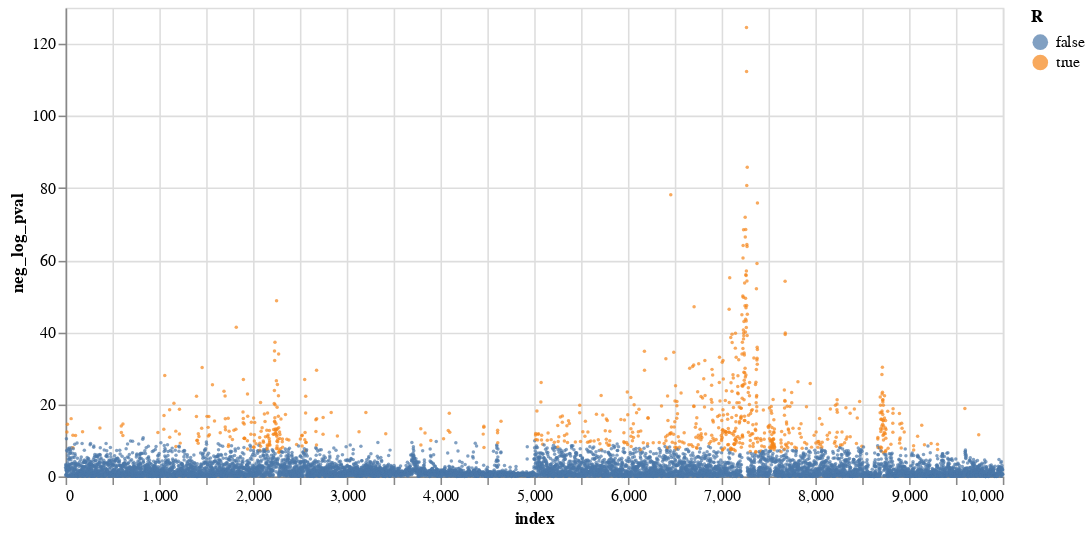

Notebook code cell kept with this figure:
### Markdown cell above
Here are the same p-values as before, but updated to include associations with the second direction. We can see that we make many more discoveries in this second direction (index starting after 5000). This makes sense, since in the UMAP the cells mainly seem to vary along the x-axis direction. We might expect real biological variation along that direction.

### Code cell
ctl.plot_pval_sequence(online_result_updated)

### Figure 1 — Vega specification as saved in the notebook (floating-point values rounded to 4 significant figures; data arrays with more than 128 entries replaced by an {"elided": "..."} marker saying what was removed)
{"$schema": "https://vega.github.io/schema/vega/v5.json", "data": [{"name": "source_0", "values": {"elided": "10000 records"}}, {"name": "source_0_x_domain_index", "values": [{"min": 0, "max": 9999}]}, {"name": "source_0_y_domain_neg_log_pval", "values": [{"min": 0.0001227, "max": 124.6}]}, {"name": "source_0_color_domain_R", "values": [{"R": false}, {"R": true}]}], "marks": [{"type": "symbol", "name": "marks", "from": {"data": "source_0"}, "encode": {"update": {"y": {"field": "neg_log_pval", "scale": "y"}, "x": {"field": "index", "scale": "x"}, "opacity": {"value": 0.7}, "size": {"value": 5}, "fill": {"field": "R", "scale": "color"}, "shape": {"value": "circle"}}}, "style": ["circle"]}], "scales": [{"name": "x", "type": "linear", "domain": [{"signal": "(data(\"source_0_x_domain_index\")[0] || {}).min"}, {"signal": "(data(\"source_0_x_domain_index\")[0] || {}).max"}], "range": [0, {"signal": "width"}], "zero": true, "nice": true}, {"name": "y", "type": "linear", "domain": [{"signal": "(data(\"source_0_y_domain_neg_log_pval\")[0] || {}).min"}, {"signal": "(data(\"source_0_y_domain_neg_log_pval\")[0] || {}).max"}], "range": [{"signal": "height"}, 0], "nice": true, "zero": true}, {"name": "color", "type": "ordinal", "domain": {"data": "source_0_color_domain_R", "field": "R", "sort": true}, "range": "category"}], "axes": [{"scale": "x", "zindex": 0, "tickCount": {"signal": "ceil(width/40)"}, "maxExtent": 0, "minExtent": 0, "ticks": false, "gridScale": "y", "orient": "bottom", "domain": false, "labels": false, "aria": false, "grid": true}, {"scale": "y", "domain": false, "labels": false, "ticks": false, "gridScale": "x", "orient": "left", "zindex": 0, "tickCount": {"signal": "ceil(height/40)"}, "minExtent": 0, "aria": false, "grid": true, "maxExtent": 0}, {"scale": "x", "title": "index", "labelOverlap": true, "tickCount": {"signal": "ceil(width/40)"}, "zindex": 0, "grid": false, "orient": "bottom", "labelFlush": true}, {"scale": "y", "zindex": 0, "tickCount": {"signal": "ceil(height/40)"}, "grid": false, "orient": "left", "title": "neg_log_pval", "labelOverlap": true}], "height": 300, "width": 600, "legends": [{"fill": "color", "symbolType": "circle", "title": "R", "encode": {"symbols": {"update": {"opacity": {"value": 0.7}}}}}], "background": "white", "padding": 5, "style": "cell"}
